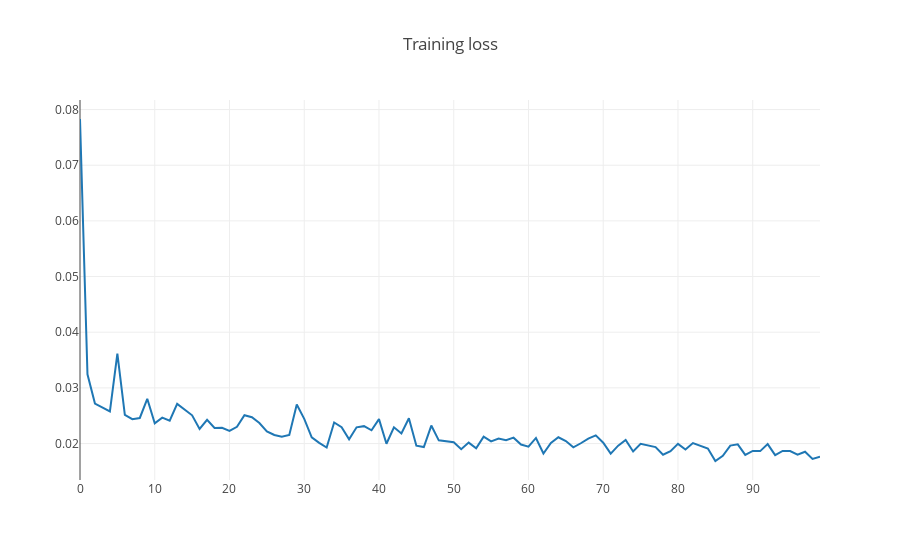

Notebook cell for this chart:
### Code cell
fig = go.Figure(data=plot_data, layout=ploy_layout)
pyoff.iplot(fig)
